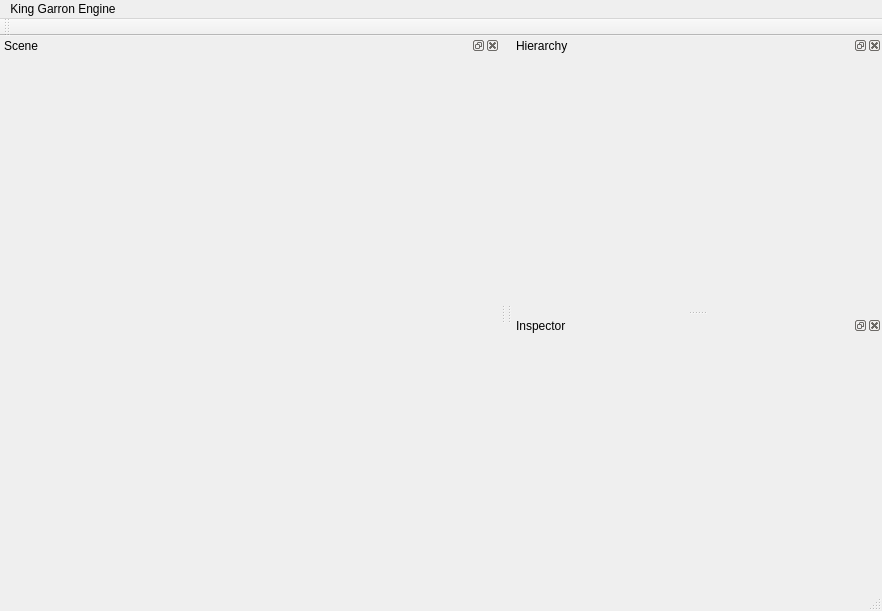
<?xml version="1.0" encoding="UTF-8"?>
<ui version="4.0">
 <class>MainWindow</class>
 <widget class="QMainWindow" name="MainWindow">
  <property name="geometry">
   <rect>
    <x>0</x>
    <y>0</y>
    <width>876</width>
    <height>611</height>
   </rect>
  </property>
  <property name="windowTitle">
   <string>MainWindow</string>
  </property>
  <widget class="QWidget" name="centralWidget"/>
  <widget class="QMenuBar" name="menuBar">
   <property name="geometry">
    <rect>
     <x>0</x>
     <y>0</y>
     <width>876</width>
     <height>21</height>
    </rect>
   </property>
   <widget class="QMenu" name="menuKing_Garron_Engine">
    <property name="title">
     <string>King Garron Engine</string>
    </property>
   </widget>
   <addaction name="menuKing_Garron_Engine"/>
  </widget>
  <widget class="QToolBar" name="mainToolBar">
   <attribute name="toolBarArea">
    <enum>TopToolBarArea</enum>
   </attribute>
   <attribute name="toolBarBreak">
    <bool>false</bool>
   </attribute>
  </widget>
  <widget class="QStatusBar" name="statusBar"/>
  <widget class="QDockWidget" name="Hierarchy">
   <property name="minimumSize">
    <size>
     <width>370</width>
     <height>250</height>
    </size>
   </property>
   <property name="windowTitle">
    <string>Hierarchy</string>
   </property>
   <attribute name="dockWidgetArea">
    <number>2</number>
   </attribute>
   <widget class="QWidget" name="dockWidgetContents_4"/>
  </widget>
  <widget class="QDockWidget" name="Inspector">
   <property name="minimumSize">
    <size>
     <width>370</width>
     <height>250</height>
    </size>
   </property>
   <property name="windowTitle">
    <string>Inspector</string>
   </property>
   <attribute name="dockWidgetArea">
    <number>2</number>
   </attribute>
   <widget class="QWidget" name="dockWidgetContents_5"/>
  </widget>
  <widget class="QDockWidget" name="Scene_2">
   <property name="sizePolicy">
    <sizepolicy hsizetype="Preferred" vsizetype="Preferred">
     <horstretch>0</horstretch>
     <verstretch>0</verstretch>
    </sizepolicy>
   </property>
   <property name="minimumSize">
    <size>
     <width>500</width>
     <height>50</height>
    </size>
   </property>
   <property name="windowTitle">
    <string>Scene</string>
   </property>
   <attribute name="dockWidgetArea">
    <number>1</number>
   </attribute>
   <widget class="QWidget" name="dockWidgetContents_6">
    <layout class="QVBoxLayout" name="verticalLayout">
     <item>
      <widget class="GPrimitive" name="widget" native="true"/>
     </item>
    </layout>
   </widget>
  </widget>
 </widget>
 <layoutdefault spacing="6" margin="11"/>
 <customwidgets>
  <customwidget>
   <class>GPrimitive</class>
   <extends>QWidget</extends>
   <header>gprimitive.h</header>
   <container>1</container>
  </customwidget>
 </customwidgets>
 <resources/>
 <connections/>
</ui>
